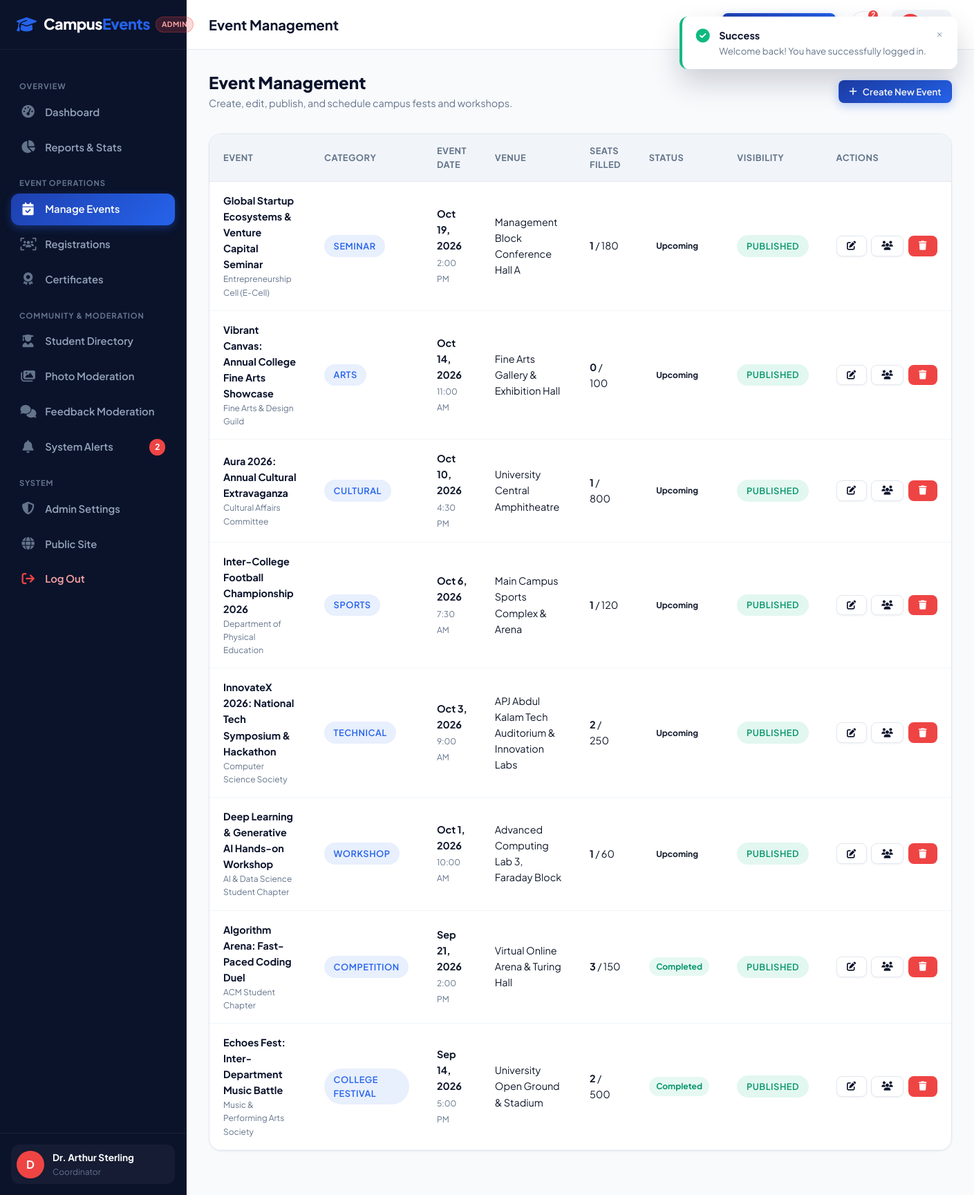
/admin/events.php (signed in), run on the app's committed database.
### tables this page shows
CREATE TABLE IF NOT EXISTS `events` (
  `id` INT AUTO_INCREMENT PRIMARY KEY,
  `title` VARCHAR(255) NOT NULL,
  `slug` VARCHAR(255) NOT NULL UNIQUE,
  `category` ENUM('Technical', 'Cultural', 'Sports', 'Arts', 'Workshop', 'Seminar', 'Competition', 'College Festival') NOT NULL,
  `description` TEXT NOT NULL,
  `rules` TEXT DEFAULT NULL,
  `eligibility` VARCHAR(255) DEFAULT 'Open to all registered university students',
  `event_date` DATE NOT NULL,
  `event_time` TIME NOT NULL,
  `venue` VARCHAR(200) NOT NULL,
  `organizer` VARCHAR(150) NOT NULL,
  `contact_info` VARCHAR(200) NOT NULL,
  `banner_image` VARCHAR(255) DEFAULT NULL,
  `max_participants` INT NOT NULL DEFAULT 100,
  `registration_deadline` DATETIME NOT NULL,
  `is_published` TINYINT(1) NOT NULL DEFAULT 1,
  `created_at` TIMESTAMP DEFAULT CURRENT_TIMESTAMP,
  INDEX `idx_event_date` (`event_date`),
  INDEX `idx_category` (`category`)
);

### admin/events.php (the view, shortened to what the rows shown need)
<?php
require_once __DIR__ . '/../includes/auth.php';
$pdo = getDBConnection();
$action = $_GET['action'] ?? 'list';
$eventId = (int)($_GET['id'] ?? 0);
$errors = [];
$eventData = [
    'title' => '',
    'category' => 'Technical',
    'description' => '',
    'rules' => '',
    'eligibility' => 'Open to all registered university students',
    'event_date' => date('Y-m-d', strtotime('+7 days')),
    'event_time' => '10:00:00',
    'venue' => '',
    'organizer' => '',
    'contact_info' => 'events@campusevents.edu',
    'max_participants' => 100,
    'registration_deadline' => date('Y-m-d H:i:s', strtotime('+6 days 23:59:59')),
    'is_published' => 1,
    'banner_image' => 'assets/images/event-tech.jpg'
];
$stmtList = $pdo->query("
    SELECT e.*,
           (SELECT COUNT(*) FROM event_registrations WHERE event_id = e.id AND status != 'cancelled') as registered_count
    FROM events e
    ORDER BY e.event_date DESC
");
$allEvents = $stmtList->fetchAll();
$categories = ['Technical', 'Cultural', 'Sports', 'Arts', 'Workshop', 'Seminar', 'Competition', 'College Festival'];
$pageTitle = 'Event Management';
require_once __DIR__ . '/../includes/header.php';
require_once __DIR__ . '/../includes/admin-sidebar.php';
?>
<div style="display: flex; justify-content: space-between; align-items: center; margin-bottom: 2rem; flex-wrap: wrap; gap: 1rem;">
  <div>
    <h2 style="font-size: 1.5rem; font-weight: 800; color: var(--primary-dark); margin-bottom: 0.25rem;">Event Management</h2>
  </div>
</div>
<?php if ($action === 'create' || $action === 'edit'): ?>
  <div class="dash-card">
    <div class="dash-card-header">
      <h3><i class="fa-solid fa-calendar-plus" style="color: var(--accent); margin-right: 0.5rem;"></i> <?= $action === 'create' ? 'Create New Event' : 'Edit Event: ' . e($eventData['title']) ?></h3>
    </div>
    <div class="dash-card-body">
      <?php if (!empty($errors)): ?>
        <div style="background: rgba(239, 68, 68, 0.1); border: 1px solid rgba(239, 68, 68, 0.3); color: #dc2626; padding: 1rem; border-radius: var(--radius-md); margin-bottom: 1.5rem;">
          <ul style="padding-left: 1.25rem; margin: 0;">
            <?php foreach ($errors as $err): ?>
              <li><?= e($err) ?></li>
            <?php endforeach; ?>
          </ul>
        </div>
      <?php endif; ?>
      <form action="<?= $baseUrl ?>admin/events.php?action=<?= $action ?><?= $eventId > 0 ? '&id=' . $eventId : '' ?>" method="POST" enctype="multipart/form-data">
        <input type="hidden" name="csrf_token" value="<?= csrf_token() ?>">
        <div style="display: grid; grid-template-columns: 2fr 1fr; gap: 1.5rem;">
          <div class="form-group">
            <label class="form-label" for="title">Event Title *</label>
            <input type="text" name="title" id="title" class="form-control" value="<?= e($eventData['title']) ?>" placeholder="e.g. InnovateX 2026 Hackathon" required>
          </div>
          <div class="form-group">
            <label class="form-label" for="category">Category *</label>
            <select name="category" id="category" class="form-control" required>
              <?php foreach ($categories as $cat): ?>
                <option value="<?= $cat ?>" <?= $eventData['category'] === $cat ? 'selected' : '' ?>><?= $cat ?></option>
              <?php endforeach; ?>
            </select>
          </div>
        </div>
        <div class="form-group">
          <label class="form-label" for="description">Event Description *</label>
          <textarea name="description" id="description" class="form-control" rows="4" placeholder="Detailed overview of the event, objectives, and highlights..." required><?= e($eventData['description']) ?></textarea>
        </div>
        <div style="display: grid; grid-template-columns: 1fr 1fr 1fr; gap: 1.25rem;">
          <div class="form-group">
            <label class="form-label" for="event_date">Event Date *</label>
            <input type="date" name="event_date" id="event_date" class="form-control" value="<?= e($eventData['event_date']) ?>" required>
          </div>
          <div class="form-group">
            <label class="form-label" for="event_time">Event Start Time *</label>
            <input type="time" name="event_time" id="event_time" class="form-control" value="<?= e($eventData['event_time']) ?>" required>
          </div>
          <div class="form-group">
            <label class="form-label" for="venue">Campus Venue *</label>
            <input type="text" name="venue" id="venue" class="form-control" value="<?= e($eventData['venue']) ?>" placeholder="e.g. Tech Auditorium" required>
          </div>
        </div>
        <div style="display: grid; grid-template-columns: 1fr 1fr 1fr; gap: 1.25rem;">
          <div class="form-group">
            <label class="form-label" for="organizer">Organizing Committee / Club *</label>
            <input type="text" name="organizer" id="organizer" class="form-control" value="<?= e($eventData['organizer']) ?>" placeholder="e.g. Computer Science Society" required>
          </div>
          <div class="form-group">
            <label class="form-label" for="max_participants">Max Participants Capacity *</label>
            <input type="number" name="max_participants" id="max_participants" class="form-control" value="<?= (int)$eventData['max_participants'] ?>" min="1" required>
          </div>
          <div class="form-group">
            <label class="form-label" for="registration_deadline">Registration Deadline *</label>
            <input type="datetime-local" name="registration_deadline" id="registration_deadline" class="form-control"
                   value="<?= date('Y-m-d\TH:i', strtotime($eventData['registration_deadline'])) ?>" required>
          </div>
        </div>
        <div style="display: grid; grid-template-columns: 1fr 1fr; gap: 1.25rem;">
          <div class="form-group">
            <label class="form-label" for="rules">Rules & Instructions</label>
            <textarea name="rules" id="rules" class="form-control" rows="3" placeholder="1. Teams of 2-4 members..."><?= e($eventData['rules']) ?></textarea>
          </div>
          <div class="form-group">
            <label class="form-label" for="eligibility">Eligibility & Prerequisites</label>
            <textarea name="eligibility" id="eligibility" class="form-control" rows="3" placeholder="Open to all undergraduate students"><?= e($eventData['eligibility']) ?></textarea>
          </div>
        </div>
        <div style="display: grid; grid-template-columns: 1fr 1fr; gap: 1.25rem;">
          <div class="form-group">
            <label class="form-label" for="contact_info">Coordinator Contact Information *</label>
            <input type="text" name="contact_info" id="contact_info" class="form-control" value="<?= e($eventData['contact_info']) ?>" placeholder="email@campusevents.edu | +1 (555) 000-0000" required>
          </div>
          <div class="form-group">
            <label class="form-label" for="banner_file">Upload Custom Banner (Optional)</label>
            <input type="file" name="banner_file" id="banner_file" class="form-control" accept="image/*">
            <small class="form-text">Leave blank to keep existing banner.</small>
          </div>
        </div>
        <div style="margin-bottom: 2rem;">
          <label class="form-check">
            <input type="checkbox" name="is_published" value="1" <?= $eventData['is_published'] ? 'checked' : '' ?>>
            <span>Publish event publicly on the website</span>
          </label>
        </div>
        <button type="submit" class="btn btn-primary btn-lg">
          <i class="fa-solid fa-floppy-disk"></i> <?= $action === 'create' ? 'Create & Launch Event' : 'Save Changes' ?>
        </button>
      </form>
    </div>
  </div>
<?php else: ?>
  <div class="dash-card">
    <div class="dash-card-body" style="padding: 0;">
      <?php if (!empty($allEvents)): ?>
        <div class="table-responsive">
          <table class="data-table">
            <thead>
              <tr>
                <th>Event</th>
                <th>Category</th>
                <th>Event Date</th>
                <th>Venue</th>
                <th>Seats Filled</th>
                <th>Status</th>
                <th>Visibility</th>
                <th>Actions</th>
              </tr>
            </thead>
            <tbody>
              <?php foreach ($allEvents as $ev):
                $evTimestamp = strtotime($ev['event_date'] . ' ' . $ev['event_time']);
                $isUpcoming = $evTimestamp >= time();
                $calcStatus = $isUpcoming ? 'upcoming' : 'completed';
              ?>
                <tr>
                  <td>
                    <a href="<?= $baseUrl ?>event-details.php?id=<?= $ev['id'] ?>" target="_blank" style="font-weight: 700; color: var(--primary-dark);">
                      <?= e($ev['title']) ?>
                    </a>
                    <div style="font-size: 0.75rem; color: var(--muted);"><?= e($ev['organizer']) ?></div>
                  </td>
                  <td><span class="badge badge-primary"><?= e($ev['category']) ?></span></td>
                  <td>
                    <strong><?= date('M j, Y', strtotime($ev['event_date'])) ?></strong><br>
                    <small style="color: var(--muted);"><?= date('g:i A', strtotime($ev['event_time'])) ?></small>
                  </td>
                  <td><?= e($ev['venue']) ?></td>
                  <td>
                    <strong><?= $ev['registered_count'] ?></strong> / <?= $ev['max_participants'] ?>
                  </td>
                  <td>
                    <span class="status-pill status-<?= $calcStatus ?>">
                      <?= ucfirst($calcStatus) ?>
                    </span>
                  </td>
                  <td>
                    <a href="<?= $baseUrl ?>admin/events.php?action=toggle_publish&id=<?= $ev['id'] ?>"
                       class="badge <?= $ev['is_published'] ? 'badge-success' : 'badge-danger' ?>"
                       title="Click to toggle visibility">
                      <?= $ev['is_published'] ? 'Published' : 'Hidden' ?>
                    </a>
                  </td>
                  <td>
                    <div class="action-buttons">
                      <a href="<?= $baseUrl ?>admin/events.php?action=edit&id=<?= $ev['id'] ?>" class="btn btn-secondary btn-sm" title="Edit Event">
                        <i class="fa-solid fa-pen-to-square"></i>
                      </a>
                      <a href="<?= $baseUrl ?>admin/registrations.php?event_id=<?= $ev['id'] ?>" class="btn btn-secondary btn-sm" title="View Registrations">
                        <i class="fa-solid fa-users"></i>
                      </a>
                      <button type="button" class="btn btn-danger btn-sm btn-del-event"
                              data-id="<?= $ev['id'] ?>" data-title="<?= e($ev['title']) ?>" title="Delete Event">
                        <i class="fa-solid fa-trash"></i>
                      </button>
                    </div>
                  </td>
                </tr>
              <?php endforeach; ?>
            </tbody>
          </table>
        </div>
      <?php else: ?>
        <div class="empty-state">
          <p>No events found.</p>
        </div>
      <?php endif; ?>
    </div>
  </div>
<?php endif; ?>
    </div>
  </div>
</div>
</body>
</html>

### includes/admin-sidebar.php (shortened to what the rows shown need)
<?php
require_once __DIR__ . '/auth.php';
$baseUrl = getBaseUrl();
$admin = getCurrentUser();
?>
<div class="dashboard-layout">
  <aside class="dashboard-sidebar">
    <div class="sidebar-footer">
      <div class="sidebar-user-card">
        <div class="sidebar-avatar" style="background: #ef4444;">
          <?= strtoupper(substr($admin['full_name'] ?? 'A', 0, 1)) ?>
        </div>
        <div class="sidebar-user-info">
          <div class="sidebar-user-name"><?= e($admin['full_name']) ?></div>
          <div class="sidebar-user-role">Coordinator</div>
        </div>
      </div>
    </div>
  </aside>
  <div class="dashboard-main">
    <header class="dashboard-topbar">
      <div class="topbar-left">
        <h1 class="topbar-title"><?= e($pageTitle ?? 'Admin Dashboard') ?></h1>
      </div>
    </header>
    <div class="dashboard-content">

### data on the page
events: title "Global Startup Ecosystems & Venture Capital Seminar", organizer "Entrepreneurship Cell (E-Cell)", category "SEMINAR", event_date "Oct 19, 2026", event_time "2:00 PM", venue "Management Block Conference Hall A", registered_count "1", max_participants "180", is_published "PUBLISHED"
events: title "Vibrant Canvas: Annual College Fine Arts Showcase", organizer "Fine Arts & Design Guild", category "ARTS", event_date "Oct 14, 2026", event_time "11:00 AM", venue "Fine Arts Gallery & Exhibition Hall", registered_count "0", max_participants "100", is_published "PUBLISHED"
events: title "Aura 2026: Annual Cultural Extravaganza", organizer "Cultural Affairs Committee", category "CULTURAL", event_date "Oct 10, 2026", event_time "4:30 PM", venue "University Central Amphitheatre", registered_count "1", max_participants "800", is_published "PUBLISHED"
events: title "Inter-College Football Championship 2026", organizer "Department of Physical Education", category "SPORTS", event_date "Oct 6, 2026", event_time "7:30 AM", venue "Main Campus Sports Complex & Arena", registered_count "1", max_participants "120", is_published "PUBLISHED"
events: title "InnovateX 2026: National Tech Symposium & Hackathon", organizer "Computer Science Society", category "TECHNICAL", event_date "Oct 3, 2026", event_time "9:00 AM", venue "APJ Abdul Kalam Tech Auditorium & Innovation Labs", registered_count "2", max_participants "250", is_published "PUBLISHED"
events: title "Deep Learning & Generative AI Hands-on Workshop", organizer "AI & Data Science Student Chapter", category "WORKSHOP", event_date "Oct 1, 2026", event_time "10:00 AM", venue "Advanced Computing Lab 3, Faraday Block", registered_count "1", max_participants "60", is_published "PUBLISHED"
events: title "Algorithm Arena: Fast-Paced Coding Duel", organizer "ACM Student Chapter", category "COMPETITION", event_date "Sep 21, 2026", event_time "2:00 PM", venue "Virtual Online Arena & Turing Hall", registered_count "3", max_participants "150", is_published "PUBLISHED"
events: title "Echoes Fest: Inter-Department Music Battle", organizer "Music & Performing Arts Society", category "COLLEGE FESTIVAL", event_date "Sep 14, 2026", event_time "5:00 PM", venue "University Open Ground & Stadium", registered_count "2", max_participants "500", is_published "PUBLISHED"

### other printed values
$unreadCount "2"
substr($admin['full_name'] ?? 'A', 0, 1) "D"
$admin['full_name'] "Dr. Arthur Sterling"
$pageTitle "Event Management"
